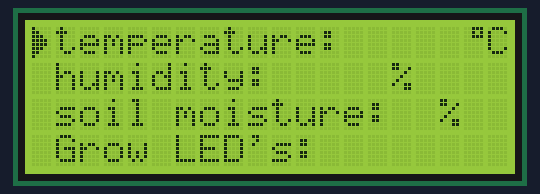
Simulated run of this sketch. Board: Arduino Uno, built with avr-gcc and run on an emulated ATmega328P. Shown: 20×4 character LCD.

Above: at 0.2 s.
At 1.2 s:
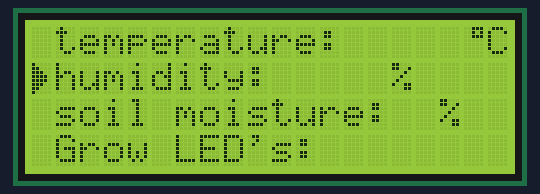
At 2.2 s:
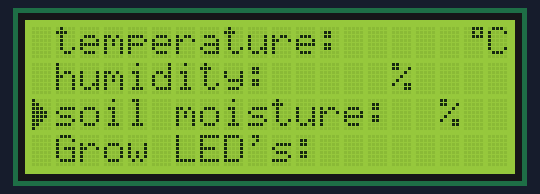
At 3.2 s:
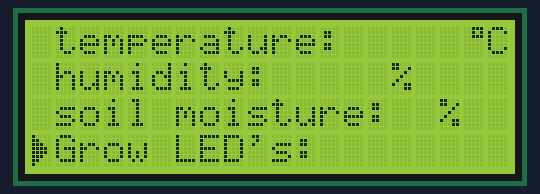

The sketch:

LCD.ino
```cpp
//YWROBOT
//Compatible with the Arduino IDE 1.0
//Library version:1.1
#include <Wire.h>
#include <LiquidCrystal_I2C.h>

LiquidCrystal_I2C lcd(0x27,20,4);

#if defined(ARDUINO) && ARDUINO >= 100
#define printByte(args)  write(args);
#else
#define printByte(args)  print(args,BYTE);
#endif

uint8_t degree[8]  = {0x07, 0x05, 0x07, 0x00, 0x00, 0x00, 0x00, 0x00};
uint8_t pointer[8]  = {0x10, 0x18, 0x1c, 0x1e, 0x1e, 0x1c, 0x18, 0x10};

int i;

void setup()
{
  lcd.init();  // initialize the lcd
  lcd.backlight();

  lcd.createChar(0, degree);
  lcd.createChar(1, pointer);
}


void loop()
{
  LCD_menu();

  for (i=0;i<4;i++) {
  lcd.setCursor(0,i);
  lcd.printByte(1);
  delay(1000);
  lcd.setCursor(0,i);
  lcd.print(" ");
  }

}

void LCD_menu()
{
  lcd.setCursor(1,0); //menu
  lcd.print("temperature:      C");
  lcd.setCursor(1,1);
  lcd.print("humidity:     %");
  lcd.setCursor(1,2);
  lcd.print("soil moisture:  %");
  lcd.setCursor(1,3);
  lcd.print("Grow LED's:");
  lcd.setCursor(18,0);
  lcd.printByte(0);
}
```

Measured:
- by itself, everything shown: repeats every 4.1 s, in 6 steps
- what the display in image 1 shows lasts 1.0 s, from 1.1 s to 2.1 s
